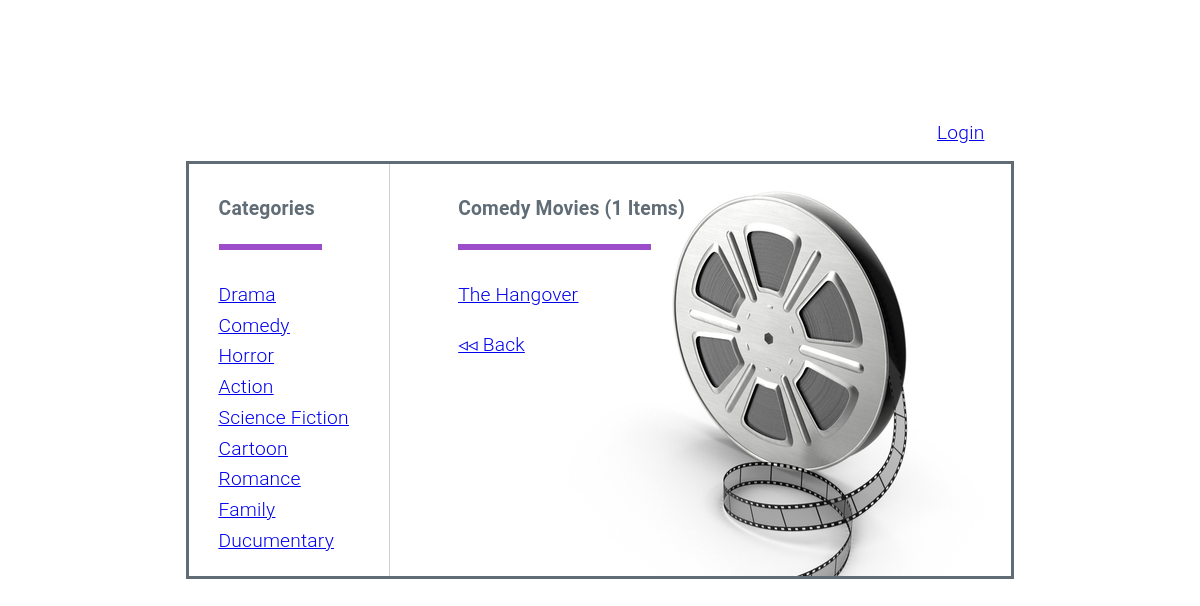
Page /category/2 on the committed database.
### database_setup.py (models this page shows, shortened)
class Category(Base):
    __tablename__ = 'category'
    id = Column(Integer, primary_key=True)
    name = Column(String(250), nullable=False)
    user_id = Column(Integer, ForeignKey('user.id'))
    user = relationship(User)

class Movie(Base):
    __tablename__ = 'movie'
    id = Column(Integer, primary_key=True)
    name = Column(String(80), nullable=False)
    description = Column(String(250))
    date = Column(DateTime)
    category_id = Column(Integer, ForeignKey('category.id'))
    category = relationship(Category)
    user_id = Column(Integer, ForeignKey('user.id'))
    user = relationship(User)

### application.py (the view)
@app.route('/category/<int:category_id>')
def showCategory(category_id):
    categories = session.query(Category).all()
    category = session.query(Category).filter_by(id=category_id).first()
    categoryName = category.name
    categoryMovies = (session.query(Movie).filter_by
                      (category_id=category_id).all())
    categoryMoviesCount = (session.query(Movie).filter_by
                           (category_id=category_id).count())
    if 'username' not in login_session:
        return (render_template('public_showCategory.html',
                categories=categories, categoryMovies=categoryMovies,
                categoryName=categoryName,
                categoryMoviesCount=categoryMoviesCount))
    else:
        return (render_template('showCategory.html', categories=categories,
                categoryMovies=categoryMovies, categoryName=categoryName,
                categoryMoviesCount=categoryMoviesCount))

### templates/public_showCategory.html (shortened to what this page needs)
<!DOCTYPE html>
<html lang="en">
<head>
  <link rel="stylesheet" href="/static/style.css">
</head>
<body>
  <a class="login__logout__link" href="{{url_for('showLogin')}}">Login</a>
  <div class="container">
    <div class="categories">
      <h6 class="list__header">
        <span class="header__title">Categories</span>
        <span class="categories_header_bar"></span>
      </h6>
      <ul>
        {% for category in categories %}
          <a href="{{url_for('showCategory', category_id = category.id )}}">
            <li class="items__item">
              <span class="item__name">{{category.name}}</span>
            </li>
          </a>
        {% endfor %}
      </ul>
    </div>
    <div>
	    <h6 class="list__header">
		    <span class="header__title">{{categoryName}} Movies ({{categoryMoviesCount}} Items)</span>
			  <span class="header__bar"></span>
		  </h6>
      <ul>
        {% if categoryMovies !=[] %}
		      {% for categoryMovie in categoryMovies %}
            <a href="{{url_for('showCategoryMovie', category_id = categoryMovie.category_id , movie_id = categoryMovie.id )}}">
				      <li class="items__item">
                <span class="item__name">{{categoryMovie.name}}</span>
				      </li>
			      </a>
			    {% endfor %}
        {% else %}
          <p> No Movies availble for this category. </p>
        {% endif %}
		  </ul>
      <div class="bottom">
        <a href="{{url_for('showCategories')}}" class="controls__back">◃◃ Back</a>
      </div>
	  </div>
	</div>
</body>
</html>

### static/style.css (style rules this page uses)
* { box-sizing: border-box; }
body { display: block; color:#606c76; font-family:"Roboto","Helvetica Neue","Helvetica","Arial",sans-serif; font-size:1.2em; font-weight:300; letter-spacing:.01em; line-height:1.6; }
.container { display: flex; border: 3px solid; max-width: 70%; margin: auto; margin-top: 1%; background-image: url("img/film-reel.jpg"); background-repeat: no-repeat; background-position: right; object-fit: cover; }
ul { list-style-type: none; padding-left: 30px; }
.list__header .header__title { font-weight: 700; font-size: 1.5em; margin-bottom: 1em; display: block; text-transform: capitalize; padding-left: 30px; }
.categories_header_bar { border-bottom: .5em solid #9b4dca; height: .1em; display: block; width: 8em; margin-left: 30px; }
.list__header .header__bar { border-bottom: .5em solid #9b4dca; height: .1em; display: block; width: 15em; margin-left: 30px; }
.items__item .item__name { text-transform: capitalize; text-decoration: underline; }
.controls__back { padding-left: 30px; }
.login__logout__link { display: block; max-width: 70%; margin: auto; text-align: right; padding-right: 30px; margin-top: 10%; }
.bottom { position: absolute; height: 10px;*/ bottom: 30; left: 30; }
@media (min-width: 40.0em) { .categories { border-right: .1em solid #d1d1d1; margin-right: 2em; padding-right: 40px; } }

### rows in the picture
Category: name "Drama"
Category: name "Comedy"
Category: name "Horror"
Category: name "Action"
Category: name "Science Fiction"
Category: name "Cartoon"
Category: name "Romance"
Category: name "Family"
Category: name "Ducumentary"
Movie: name "The Hangover"

### other values in the picture
{{ categoryMoviesCount }} "1"
